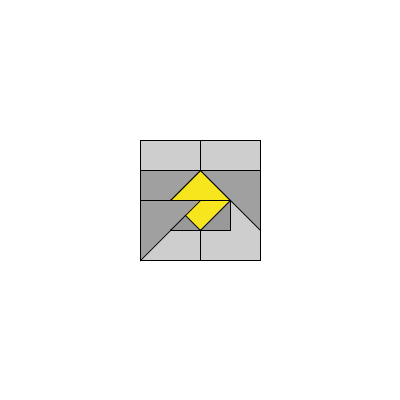
Frame 1 (no input)
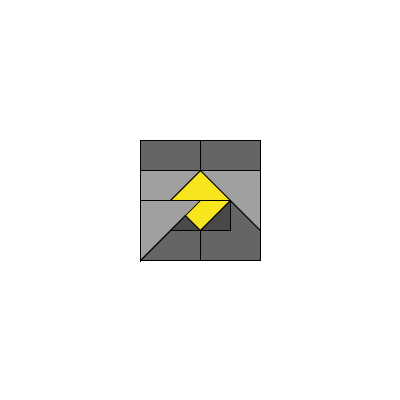
Frame 60 (the mouse pressed at the canvas centre just before this capture)
Frame 120 (the mouse held since frame 60 and released just before this capture): identical to frame 60, image omitted

The Processing sketch that drew these frames (run headless with seeded random() and noise(); from frame 60 on, the mouse is pressed at the canvas centre):

// Processing sketch: processing_86345
// ── processing_86345.pde

void setup() {
size(400,400);
background(255);
smooth();
}
/*je vais essayer de créer une succession de carré, car je m'interesse
aux formes géométrique et aux structures, afin de jouer par la suite sur
les effets de contrastes et de profondeurs de champs.*/



void draw()
{
  
  int L;
 L = 60;
 
  int H;
 H = 60;
 
fill(#676464,80);
//jouer la transparence des formes

rectMode(CENTER);
rect(230,230,H,L);
rect(170,170,H,L);
rect(170,230,H,L);
rect(230,170,H,L);

//forme de depart

fill( #393838,90);
rect(200,200,H,L);

fill(#F7E61E);
triangle(170, 200, 230, 200, 200, 170);
triangle(170, 200, 200, 230,230,200);

 // Mon logo aura pour principe d'être le même au niveau de la structure, seule
 //les formes à l'interieur changeront de places.
fill(#A0A0A0);
triangle(140,170,200,170,140,230);
triangle(200,170,260,170,260,230);
triangle(140,260,140,200,200,200);


}
